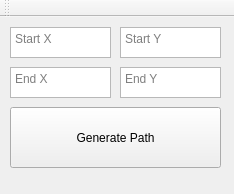
<?xml version="1.0" encoding="UTF-8"?>
<ui version="4.0">
 <class>mainWindowClass</class>
 <widget class="QMainWindow" name="mainWindowClass">
  <property name="geometry">
   <rect>
    <x>0</x>
    <y>0</y>
    <width>234</width>
    <height>194</height>
   </rect>
  </property>
  <property name="windowTitle">
   <string>A Star</string>
  </property>
  <widget class="QWidget" name="centralWidget">
   <widget class="QPushButton" name="generateButton">
    <property name="geometry">
     <rect>
      <x>10</x>
      <y>90</y>
      <width>211</width>
      <height>61</height>
     </rect>
    </property>
    <property name="text">
     <string>Generate Path</string>
    </property>
   </widget>
   <widget class="QTextEdit" name="textBoxStartY">
    <property name="geometry">
     <rect>
      <x>120</x>
      <y>10</y>
      <width>101</width>
      <height>31</height>
     </rect>
    </property>
    <property name="verticalScrollBarPolicy">
     <enum>Qt::ScrollBarPolicy::ScrollBarAlwaysOff</enum>
    </property>
    <property name="placeholderText">
     <string>Start Y</string>
    </property>
   </widget>
   <widget class="QTextEdit" name="textBoxStartX">
    <property name="geometry">
     <rect>
      <x>10</x>
      <y>10</y>
      <width>101</width>
      <height>31</height>
     </rect>
    </property>
    <property name="verticalScrollBarPolicy">
     <enum>Qt::ScrollBarPolicy::ScrollBarAlwaysOff</enum>
    </property>
    <property name="documentTitle">
     <string>Start X</string>
    </property>
    <property name="placeholderText">
     <string>Start X</string>
    </property>
   </widget>
   <widget class="QTextEdit" name="textBoxEndY">
    <property name="geometry">
     <rect>
      <x>120</x>
      <y>50</y>
      <width>101</width>
      <height>31</height>
     </rect>
    </property>
    <property name="verticalScrollBarPolicy">
     <enum>Qt::ScrollBarPolicy::ScrollBarAlwaysOff</enum>
    </property>
    <property name="placeholderText">
     <string>End Y</string>
    </property>
   </widget>
   <widget class="QTextEdit" name="textBoxEndX">
    <property name="geometry">
     <rect>
      <x>10</x>
      <y>50</y>
      <width>101</width>
      <height>31</height>
     </rect>
    </property>
    <property name="verticalScrollBarPolicy">
     <enum>Qt::ScrollBarPolicy::ScrollBarAlwaysOff</enum>
    </property>
    <property name="documentTitle">
     <string>Start X</string>
    </property>
    <property name="placeholderText">
     <string>End X</string>
    </property>
   </widget>
  </widget>
  <widget class="QMenuBar" name="menuBar">
   <property name="geometry">
    <rect>
     <x>0</x>
     <y>0</y>
     <width>234</width>
     <height>21</height>
    </rect>
   </property>
  </widget>
  <widget class="QToolBar" name="mainToolBar">
   <attribute name="toolBarArea">
    <enum>TopToolBarArea</enum>
   </attribute>
   <attribute name="toolBarBreak">
    <bool>false</bool>
   </attribute>
  </widget>
 </widget>
 <layoutdefault spacing="6" margin="11"/>
 <resources>
  <include location="mainWindow.qrc"/>
 </resources>
 <connections/>
</ui>
